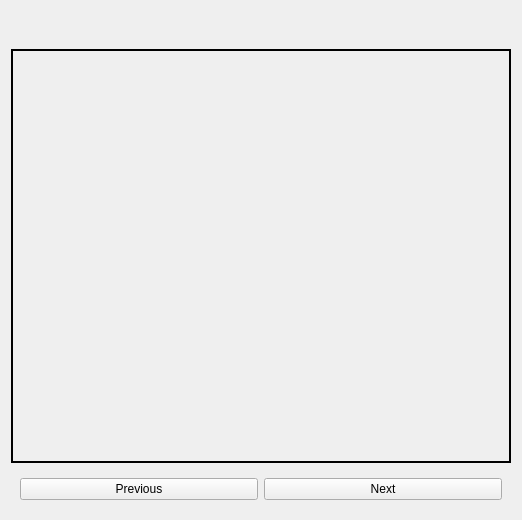
<?xml version="1.0" encoding="UTF-8"?>
<ui version="4.0">
 <class>Form</class>
 <widget class="QWidget" name="Form">
  <property name="geometry">
   <rect>
    <x>0</x>
    <y>0</y>
    <width>522</width>
    <height>520</height>
   </rect>
  </property>
  <property name="minimumSize">
   <size>
    <width>480</width>
    <height>480</height>
   </size>
  </property>
  <property name="maximumSize">
   <size>
    <width>1080</width>
    <height>1080</height>
   </size>
  </property>
  <property name="windowTitle">
   <string>Representation</string>
  </property>
  <property name="windowIcon">
   <iconset>
    <normaloff>../../images/favicon.ico</normaloff>../../images/favicon.ico</iconset>
  </property>
  <layout class="QGridLayout" name="gridLayout">
   <item row="3" column="0" colspan="2">
    <widget class="QWidget" name="widget" native="true">
     <property name="sizePolicy">
      <sizepolicy hsizetype="Preferred" vsizetype="Fixed">
       <horstretch>0</horstretch>
       <verstretch>0</verstretch>
      </sizepolicy>
     </property>
     <layout class="QHBoxLayout" name="horizontalLayout">
      <item>
       <widget class="QPushButton" name="pushButton">
        <property name="text">
         <string>Previous</string>
        </property>
       </widget>
      </item>
      <item>
       <widget class="QPushButton" name="pushButton_2">
        <property name="text">
         <string>Next</string>
        </property>
       </widget>
      </item>
     </layout>
    </widget>
   </item>
   <item row="2" column="0" colspan="2">
    <widget class="QFrame" name="frame">
     <property name="frameShape">
      <enum>QFrame::WinPanel</enum>
     </property>
     <property name="lineWidth">
      <number>2</number>
     </property>
     <layout class="QGridLayout" name="gridLayout_2"/>
    </widget>
   </item>
   <item row="0" column="0" colspan="2">
    <widget class="QWidget" name="widget_2" native="true">
     <property name="sizePolicy">
      <sizepolicy hsizetype="Preferred" vsizetype="Fixed">
       <horstretch>0</horstretch>
       <verstretch>0</verstretch>
      </sizepolicy>
     </property>
     <layout class="QGridLayout" name="gridLayout_3">
      <item row="1" column="0">
       <spacer name="horizontalSpacer">
        <property name="orientation">
         <enum>Qt::Horizontal</enum>
        </property>
        <property name="sizeHint" stdset="0">
         <size>
          <width>40</width>
          <height>0</height>
         </size>
        </property>
       </spacer>
      </item>
      <item row="1" column="1">
       <spacer name="horizontalSpacer_2">
        <property name="orientation">
         <enum>Qt::Horizontal</enum>
        </property>
        <property name="sizeHint" stdset="0">
         <size>
          <width>40</width>
          <height>0</height>
         </size>
        </property>
       </spacer>
      </item>
      <item row="1" column="2">
       <spacer name="horizontalSpacer_3">
        <property name="orientation">
         <enum>Qt::Horizontal</enum>
        </property>
        <property name="sizeHint" stdset="0">
         <size>
          <width>40</width>
          <height>0</height>
         </size>
        </property>
       </spacer>
      </item>
      <item row="0" column="2">
       <widget class="QLabel" name="im_index">
        <property name="sizePolicy">
         <sizepolicy hsizetype="Preferred" vsizetype="Fixed">
          <horstretch>0</horstretch>
          <verstretch>0</verstretch>
         </sizepolicy>
        </property>
        <property name="text">
         <string/>
        </property>
        <property name="scaledContents">
         <bool>true</bool>
        </property>
        <property name="alignment">
         <set>Qt::AlignCenter</set>
        </property>
       </widget>
      </item>
      <item row="0" column="0" colspan="2">
       <widget class="QLabel" name="im_name">
        <property name="sizePolicy">
         <sizepolicy hsizetype="Preferred" vsizetype="Fixed">
          <horstretch>0</horstretch>
          <verstretch>0</verstretch>
         </sizepolicy>
        </property>
        <property name="text">
         <string/>
        </property>
        <property name="scaledContents">
         <bool>true</bool>
        </property>
        <property name="alignment">
         <set>Qt::AlignCenter</set>
        </property>
       </widget>
      </item>
     </layout>
    </widget>
   </item>
  </layout>
 </widget>
 <resources/>
 <connections>
  <connection>
   <sender>pushButton</sender>
   <signal>clicked()</signal>
   <receiver>Form</receiver>
   <slot>previous()</slot>
   <hints>
    <hint type="sourcelabel">
     <x>128</x>
     <y>609</y>
    </hint>
    <hint type="destinationlabel">
     <x>154</x>
     <y>498</y>
    </hint>
   </hints>
  </connection>
  <connection>
   <sender>pushButton_2</sender>
   <signal>clicked()</signal>
   <receiver>Form</receiver>
   <slot>next()</slot>
   <hints>
    <hint type="sourcelabel">
     <x>762</x>
     <y>609</y>
    </hint>
    <hint type="destinationlabel">
     <x>404</x>
     <y>498</y>
    </hint>
   </hints>
  </connection>
 </connections>
 <slots>
  <slot>previous()</slot>
  <slot>next()</slot>
 </slots>
</ui>
